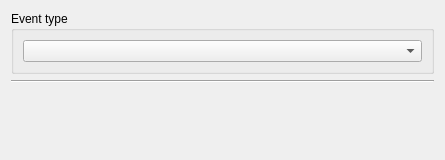
<?xml version="1.0" encoding="UTF-8"?>
<ui version="4.0">
 <class>ModelEventFilterWidget</class>
 <widget class="QWidget" name="ModelEventFilterWidget">
  <property name="geometry">
   <rect>
    <x>0</x>
    <y>0</y>
    <width>445</width>
    <height>160</height>
   </rect>
  </property>
  <property name="windowTitle">
   <string>Form</string>
  </property>
  <layout class="QVBoxLayout" name="verticalLayout_2">
   <item>
    <widget class="QGroupBox" name="groupBox">
     <property name="title">
      <string>Event type</string>
     </property>
     <layout class="QVBoxLayout" name="verticalLayout">
      <item>
       <widget class="QComboBox" name="comboBox"/>
      </item>
     </layout>
    </widget>
   </item>
   <item>
    <widget class="Line" name="line">
     <property name="orientation">
      <enum>Qt::Horizontal</enum>
     </property>
    </widget>
   </item>
   <item>
    <spacer name="verticalSpacer">
     <property name="orientation">
      <enum>Qt::Vertical</enum>
     </property>
     <property name="sizeHint" stdset="0">
      <size>
       <width>20</width>
       <height>0</height>
      </size>
     </property>
    </spacer>
   </item>
  </layout>
 </widget>
 <resources/>
 <connections/>
</ui>
